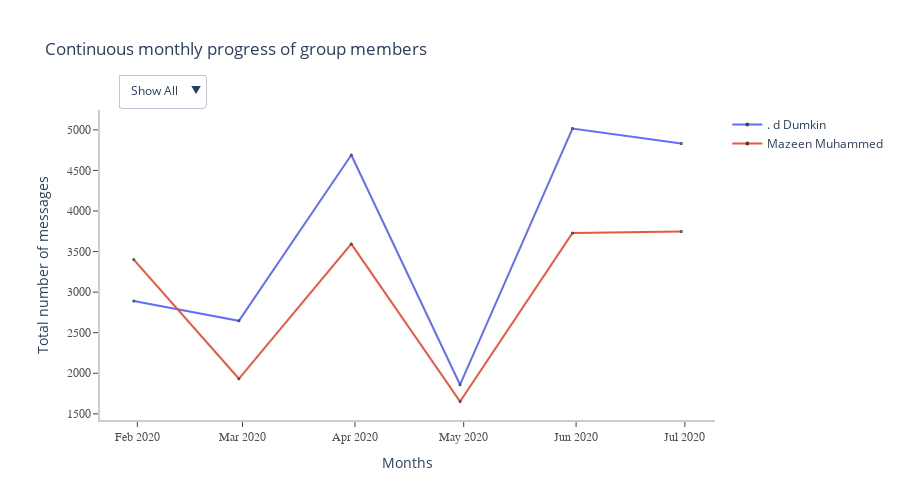

The notebook cell saved with this chart:
### Markdown cell above
## Total Messages per Month for Top N Authors (CONTINUOUS)

### Code cell
ls_data = []
fig = go.Figure()
for top in top_authors:
    author_df = progress[['Author','Date','Message']][progress.Author==top].set_index('Date').resample('m').count()
    ls_data.append(go.Scatter(x =author_df.index, y =author_df.Message,
          mode = 'lines+markers', marker =dict(size=1, line={'width':2 }), name  =top))

fig = go.Figure( data = ls_data )
ls_buttons=[]
ls_buttons = [dict(label= "Show All",
                     method="update",
                     args=[{"visible": True},
                           {"title": "Continuous monthly progress"},
                          ])]

ls_true_false = [False]*len(top_authors)
for i in range(len(top_authors)):
    ls_true_false[i] = True

    ls_buttons.append(dict(label="Top {}".format(i+1),
                     method="update",
                     args=[{"visible": list(ls_true_false)},
                           {"title": "Continuous monthly progress for Top {}".format(i+1)}]))
fig.update_layout(
    height = 500,
    title_text = 'Continuous monthly progress of group members',
    hovermode="x",
    hoverlabel=hover_label_style,
    xaxis_title="Months",
    yaxis_title="Total number of messages",
    xaxis = axis_style,
    yaxis = axis_style,
    margin= margin_style,
    showlegend=True,
    plot_bgcolor='white',
    updatemenus=[ {**button_style,**dict(buttons=ls_buttons)} ]
)
#pyo.plot( fig, filename = 'progress_byAuthors_chart.html')
#ls_figures.append(fig)

### Figure 1 — Plotly figure (JSON) as saved in the notebook; plotly's stock layout.template omitted (floating-point values rounded to 4 significant figures)
{"data": [{"marker": {"line": {"width": 2}, "size": 1}, "mode": "lines+markers", "name": ". d Dumkin", "type": "scatter", "x": ["2020-01-31T00:00:00", "2020-02-29T00:00:00", "2020-03-31T00:00:00", "2020-04-30T00:00:00", "2020-05-31T00:00:00", "2020-06-30T00:00:00"], "y": [2891, 2647, 4691, 1859, 5017, 4833]}, {"marker": {"line": {"width": 2}, "size": 1}, "mode": "lines+markers", "name": "Mazeen Muhammed", "type": "scatter", "x": ["2020-01-31T00:00:00", "2020-02-29T00:00:00", "2020-03-31T00:00:00", "2020-04-30T00:00:00", "2020-05-31T00:00:00", "2020-06-30T00:00:00"], "y": [3401, 1932, 3594, 1652, 3730, 3747]}], "layout": {"height": 500, "hoverlabel": {"bgcolor": "white", "font": {"size": 15}}, "hovermode": "x", "margin": {"l": 100, "r": 20, "t": 110}, "plot_bgcolor": "white", "showlegend": true, "title": {"text": "Continuous monthly progress of group members"}, "updatemenus": [{"active": 0, "buttons": [{"args": [{"visible": true}, {"title": "Continuous monthly progress"}], "label": "Show All", "method": "update"}, {"args": [{"visible": [true, false]}, {"title": "Continuous monthly progress for Top 1"}], "label": "Top 1", "method": "update"}, {"args": [{"visible": [true, true]}, {"title": "Continuous monthly progress for Top 2"}], "label": "Top 2", "method": "update"}], "direction": "down", "pad": {"r": 0, "t": 10}, "x": 0.03, "xanchor": "left", "y": 1.15, "yanchor": "top"}], "xaxis": {"fixedrange": true, "linecolor": "rgb(204, 204, 204)", "linewidth": 2, "showgrid": false, "showline": true, "showticklabels": true, "tickfont": {"color": "rgb(82, 82, 82)", "family": "Arial", "size": 12}, "ticks": "outside", "title": {"text": "Months"}}, "yaxis": {"fixedrange": true, "linecolor": "rgb(204, 204, 204)", "linewidth": 2, "showgrid": false, "showline": true, "showticklabels": true, "tickfont": {"color": "rgb(82, 82, 82)", "family": "Arial", "size": 12}, "ticks": "outside", "title": {"text": "Total number of messages"}}}}
